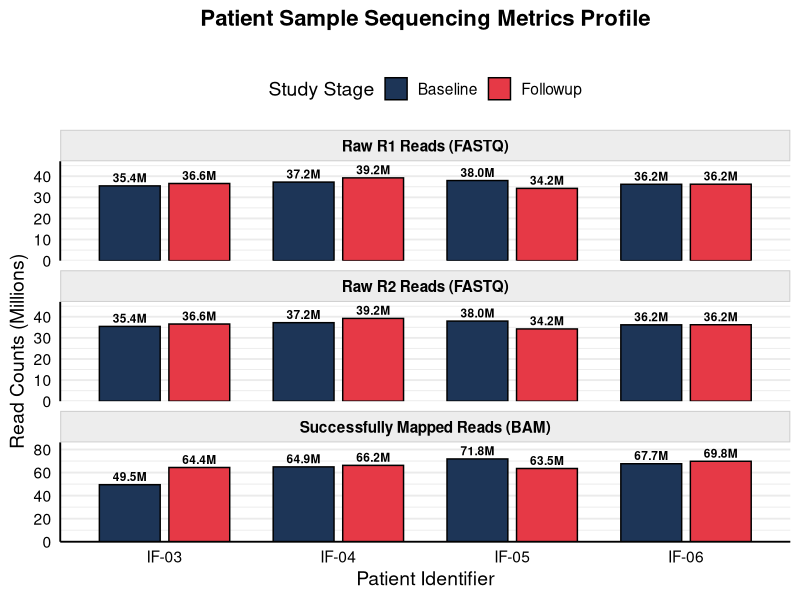
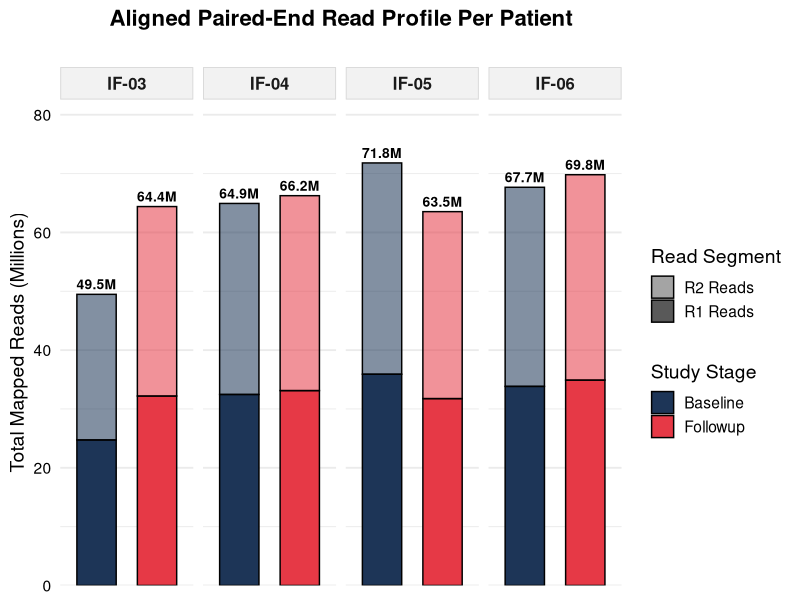
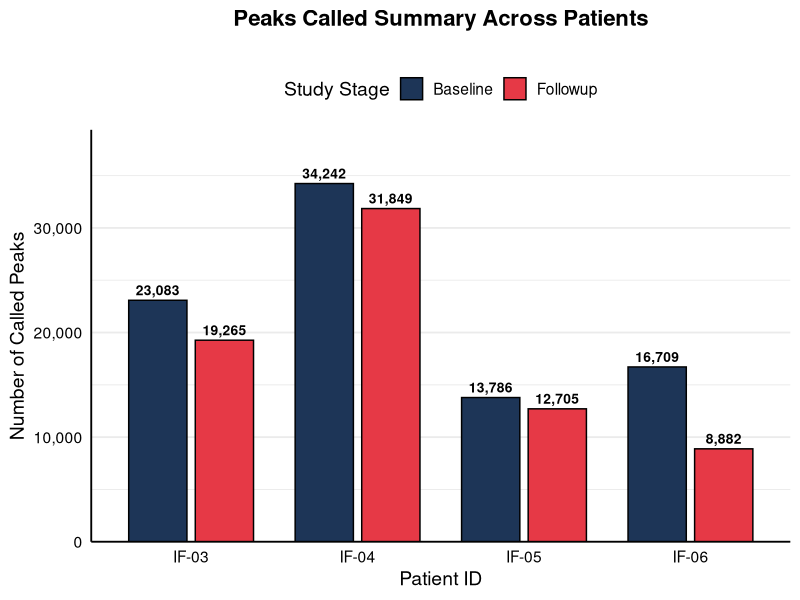

These charts were generated, in order, by the following R code:
## ---- chunk 1
# Load required libraries
library(ggplot2)
library(tidyr)
library(dplyr)

# 1. Hardcode your exact metrics cleanly mapped out by timepoint
data <- data.frame(
  Patient = c("IF-03", "IF-03", "IF-04", "IF-04", "IF-05", "IF-05", "IF-06", "IF-06"),
  Timepoint = c("Baseline", "Followup", "Baseline", "Followup", "Baseline", "Followup", "Baseline", "Followup"),
  Raw_R1 = c(35432588, 36551023, 37207749, 39219392, 37953563, 34241541, 36173670, 36216213),
  Raw_R2 = c(35431588, 36551023, 37207749, 39219392, 37953563, 34241541, 36173670, 36216213),
  Mapped_Reads = c(49479369, 64396851, 64926012, 66244683, 71810494, 63532220, 67674071, 69807294)
)

# 2. Reshape data into long format for ggplot group mapping
plot_data <- data %>%
  pivot_longer(cols = c(Raw_R1, Raw_R2, Mapped_Reads), 
               names_to = "Pipeline_Step", 
               values_to = "Counts") %>%
  mutate(
    # Format Counts into Millions for elegant axis labels
    Counts_Millions = Counts / 1e6,
    # Standardize factors and clean titles for rows
    Pipeline_Step = case_when(
      Pipeline_Step == "Raw_R1" ~ "Raw R1 Reads (FASTQ)",
      Pipeline_Step == "Raw_R2" ~ "Raw R2 Reads (FASTQ)",
      Pipeline_Step == "Mapped_Reads" ~ "Successfully Mapped Reads (BAM)"
    ),
    Pipeline_Step = factor(Pipeline_Step, levels = c("Raw R1 Reads (FASTQ)", "Raw R2 Reads (FASTQ)", "Successfully Mapped Reads (BAM)")),
    Patient = factor(Patient, levels = c("IF-03", "IF-04", "IF-05", "IF-06")),
    Timepoint = factor(Timepoint, levels = c("Baseline", "Followup"))
  )

# 3. Create the final clean publication-ready bar chart
p <- ggplot(plot_data, aes(x = Patient, y = Counts_Millions, fill = Timepoint)) +
  # Place bars right next to each other
  geom_bar(stat = "identity", position = position_dodge(width = 0.8), width = 0.7, color = "black") +
  
  # Professional High-Contrast Palette
  scale_fill_manual(values = c("Baseline" = "#1d3557", "Followup" = "#e63946")) +
  
  # Add specific decimal annotations right over the bar structures
  geom_text(aes(label = sprintf("%.1fM", Counts_Millions)), 
            position = position_dodge(width = 0.8), 
            vjust = -0.4, size = 3, fontface = "bold") +
  
  # Stack the metrics vertically into 3 clear operational tracking rows
  facet_wrap(~Pipeline_Step, ncol = 1, scales = "free_y") +
  
  # Extend breathing room at the top of the panels so numbers do not get cut off
  scale_y_continuous(expand = expansion(mult = c(0, 0.2))) +
  
  labs(
    title = "Patient Sample Sequencing Metrics Profile",
    subtitle = "",
    x = "Patient Identifier",
    y = "Read Counts (Millions)",
    fill = "Study Stage"
  ) +
  
  theme_minimal(base_size = 14) +
  theme(
    plot.title = element_text(face = "bold", size = 16, hjust = 0.5),
    plot.subtitle = element_text(size = 12, hjust = 0.5, color = "gray25"),
    strip.text = element_text(face = "bold", size = 11, color = "black"),
    strip.background = element_rect(fill = "gray93", color = "gray80"),
    panel.grid.major.x = element_blank(),
    axis.text = element_text(color = "black"),
    axis.line.x = element_line(color = "black"),
    axis.line.y = element_line(color = "black"),
    legend.position = "top"
  )
p 
# 4. Save to image disk file
#ggsave("patient_complete_sequencing_profiles.png", plot = p, width = 9, height = 9, dpi = 300)

#cat("Success! Complete profile chart saved as 'patient_complete_sequencing_profiles.png'\n")
## ---- chunk 2
# Load required libraries
library(ggplot2)
library(tidyr)
library(dplyr)

# 1. Create the dataset directly from your samtools output
data <- data.frame(
  Sample_ID = c("IF-03_Baseline", "IF-04_Baseline", "IF-04_Followup", "IF-03_Followup", 
                "IF-05_Followup", "IF-06_Baseline", "IF-06_Followup", "IF-05_Baseline"),
  Mapped_R1 = c(24739053, 32462972, 33121436, 32197707, 31759284, 33836467, 34902506, 35902036),
  Mapped_R2 = c(24740316, 32463040, 33123247, 32199144, 31772936, 33837604, 34904788, 35908458)
)

# 2. Reshape and clean data for true vertical stacking
plot_data <- data %>%
  separate(Sample_ID, into = c("Patient", "Timepoint"), sep = "_") %>%
  pivot_longer(cols = c(Mapped_R1, Mapped_R2), 
               names_to = "Read_Pair", 
               values_to = "Counts") %>%
  mutate(
    Counts_Millions = Counts / 1e6,
    Patient = factor(Patient, levels = c("IF-03", "IF-04", "IF-05", "IF-06")),
    Timepoint = factor(Timepoint, levels = c("Baseline", "Followup")),
    Read_Pair = case_when(
      Read_Pair == "Mapped_R1" ~ "R1 Reads",
      Read_Pair == "Mapped_R2" ~ "R2 Reads"
    ),
    Read_Pair = factor(Read_Pair, levels = c("R2 Reads", "R1 Reads")) # R1 on bottom, R2 on top
  )

# 3. Calculate total height labels for the top of each stack
total_labels <- plot_data %>%
  group_by(Patient, Timepoint) %>%
  summarise(Total_Millions = sum(Counts_Millions), .groups = 'drop')

# 4. Build the plot using Facet layout to force side-by-side patient groups
p <- ggplot() +
  # position = "stack" works flawlessly here because Timepoint is the clear X axis
  geom_bar(data = plot_data, 
           aes(x = Timepoint, y = Counts_Millions, fill = Timepoint, alpha = Read_Pair),
           stat = "identity", position = "stack", width = 0.65, color = "black") +
  
  # Distinct colors for Baseline vs Followup
  scale_fill_manual(values = c("Baseline" = "#1d3557", "Followup" = "#e63946")) +
  
  # Shading modifier to visually split R1 and R2 vertically
  scale_alpha_manual(values = c("R1 Reads" = 1.0, "R2 Reads" = 0.55), name = "Read Segment") +
  
  # Add total text labels perfectly over the vertical stacks
  geom_text(data = total_labels, 
            aes(x = Timepoint, y = Total_Millions, label = sprintf("%.1fM", Total_Millions)),
            vjust = -0.5, size = 3.5, fontface = "bold") +
  
  # Group patients side-by-side horizontally using 1 row
  facet_wrap(~ Patient, nrow = 1) +
  
  # Extra space at the top of the panels so labels don't clip
  scale_y_continuous(expand = expansion(mult = c(0, 0.15))) +
  
  labs(
    title = "Aligned Paired-End Read Profile Per Patient",
    subtitle = "",
    x = NULL,
    y = "Total Mapped Reads (Millions)",
    fill = "Study Stage"
  ) +
  
  theme_minimal(base_size = 14) +
  theme(
    plot.title = element_text(face = "bold", size = 16, hjust = 0.5),
    plot.subtitle = element_text(size = 12, hjust = 0.5, color = "gray25"),
    strip.text = element_text(face = "bold", size = 12), # Patient Panel headers
    strip.background = element_rect(fill = "gray95", color = "gray85"),
    axis.text = element_text(color = "black"),
    
    axis.text.x = element_blank(),
    axis.ticks.x = element_blank(),
    
    
    panel.grid.major.x = element_blank(),
    legend.position = "right",
    legend.box = "vertical"
  )

p
## ---- chunk 3
# Load required libraries
library(ggplot2)
library(tidyr)
library(dplyr)

# 1. Create the dataset directly from your MACS2 narrowPeak line counts
peak_data <- data.frame(
  Sample_ID = c("IF-03_Baseline", "IF-03_Followup", 
                "IF-04_Baseline", "IF-04_Followup", 
                "IF-05_Baseline", "IF-05_Followup", 
                "IF-06_Baseline", "IF-06_Followup"),
  Peaks_Called = c(23083, 19265, 34242, 31849, 13786, 12705, 16709, 8882)
)

# 2. Reshape and organize data for side-by-side layout
plot_data <- peak_data %>%
  separate(Sample_ID, into = c("Patient", "Timepoint"), sep = "_") %>%
  mutate(
    Patient = factor(Patient, levels = c("IF-03", "IF-04", "IF-05", "IF-06")),
    Timepoint = factor(Timepoint, levels = c("Baseline", "Followup"))
  )

# 3. Build the side-by-side grouped bar chart
p <- ggplot(plot_data, aes(x = Patient, y = Peaks_Called, fill = Timepoint)) +
  # position = "dodge" places Baseline and Followup right next to each other
  geom_bar(stat = "identity", position = position_dodge(width = 0.8), width = 0.7, color = "black") +
  
  # Keeping your consistent color scheme (Dark Blue vs. Red-Coral)
  scale_fill_manual(values = c("Baseline" = "#1d3557", "Followup" = "#e63946")) +
  
  # Add exact peak count labels nicely formatted with commas above each bar
  geom_text(aes(label = scales::comma(Peaks_Called)), 
            position = position_dodge(width = 0.8), 
            vjust = -0.5, size = 3.5, fontface = "bold") +
  
  # Extend the top of the Y-axis so the text labels don't get clipped
  scale_y_continuous(labels = scales::comma, expand = expansion(mult = c(0, 0.15))) +
  
  # Titles and Axis Labels
  labs(
    title = "Peaks Called Summary Across Patients",
    subtitle = "",
    x = "Patient ID",
    y = "Number of Called Peaks",
    fill = "Study Stage"
  ) +
  
  # Sleek publicaton-ready theme
  theme_minimal(base_size = 14) +
  theme(
    plot.title = element_text(face = "bold", size = 16, hjust = 0.5),
    plot.subtitle = element_text(size = 12, hjust = 0.5, color = "gray25"),
    axis.text = element_text(color = "black"),
    axis.line.x = element_line(color = "black"),
    axis.line.y = element_line(color = "black"),
    panel.grid.major.x = element_blank(), # Remove distracting vertical lines
    legend.position = "top"
  )

p
